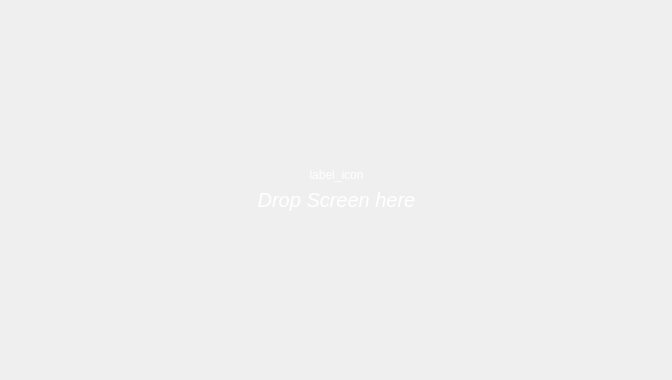
<?xml version="1.0" encoding="UTF-8"?>
<ui version="4.0">
 <class>Form</class>
 <widget class="QWidget" name="Form">
  <property name="geometry">
   <rect>
    <x>0</x>
    <y>0</y>
    <width>672</width>
    <height>380</height>
   </rect>
  </property>
  <property name="windowTitle">
   <string>Form</string>
  </property>
  <layout class="QGridLayout" name="gridLayout">
   <item row="2" column="1">
    <widget class="QLabel" name="label">
     <property name="font">
      <font>
       <pointsize>15</pointsize>
       <italic>true</italic>
      </font>
     </property>
     <property name="layoutDirection">
      <enum>Qt::LeftToRight</enum>
     </property>
     <property name="styleSheet">
      <string notr="true">color: white;</string>
     </property>
     <property name="text">
      <string> Drop Screen here </string>
     </property>
     <property name="alignment">
      <set>Qt::AlignCenter</set>
     </property>
    </widget>
   </item>
   <item row="3" column="1">
    <spacer name="verticalSpacer_2">
     <property name="orientation">
      <enum>Qt::Vertical</enum>
     </property>
     <property name="sizeHint" stdset="0">
      <size>
       <width>20</width>
       <height>40</height>
      </size>
     </property>
    </spacer>
   </item>
   <item row="0" column="1">
    <spacer name="verticalSpacer">
     <property name="orientation">
      <enum>Qt::Vertical</enum>
     </property>
     <property name="sizeHint" stdset="0">
      <size>
       <width>20</width>
       <height>40</height>
      </size>
     </property>
    </spacer>
   </item>
   <item row="2" column="0">
    <spacer name="horizontalSpacer">
     <property name="orientation">
      <enum>Qt::Horizontal</enum>
     </property>
     <property name="sizeHint" stdset="0">
      <size>
       <width>40</width>
       <height>20</height>
      </size>
     </property>
    </spacer>
   </item>
   <item row="2" column="2">
    <spacer name="horizontalSpacer_2">
     <property name="orientation">
      <enum>Qt::Horizontal</enum>
     </property>
     <property name="sizeHint" stdset="0">
      <size>
       <width>40</width>
       <height>20</height>
      </size>
     </property>
    </spacer>
   </item>
   <item row="1" column="1">
    <widget class="QLabel" name="label_icon">
     <property name="font">
      <font>
       <stylestrategy>PreferAntialias</stylestrategy>
      </font>
     </property>
     <property name="styleSheet">
      <string notr="true">color: white;</string>
     </property>
     <property name="text">
      <string>label_icon</string>
     </property>
     <property name="alignment">
      <set>Qt::AlignCenter</set>
     </property>
    </widget>
   </item>
  </layout>
 </widget>
 <resources/>
 <connections/>
</ui>
